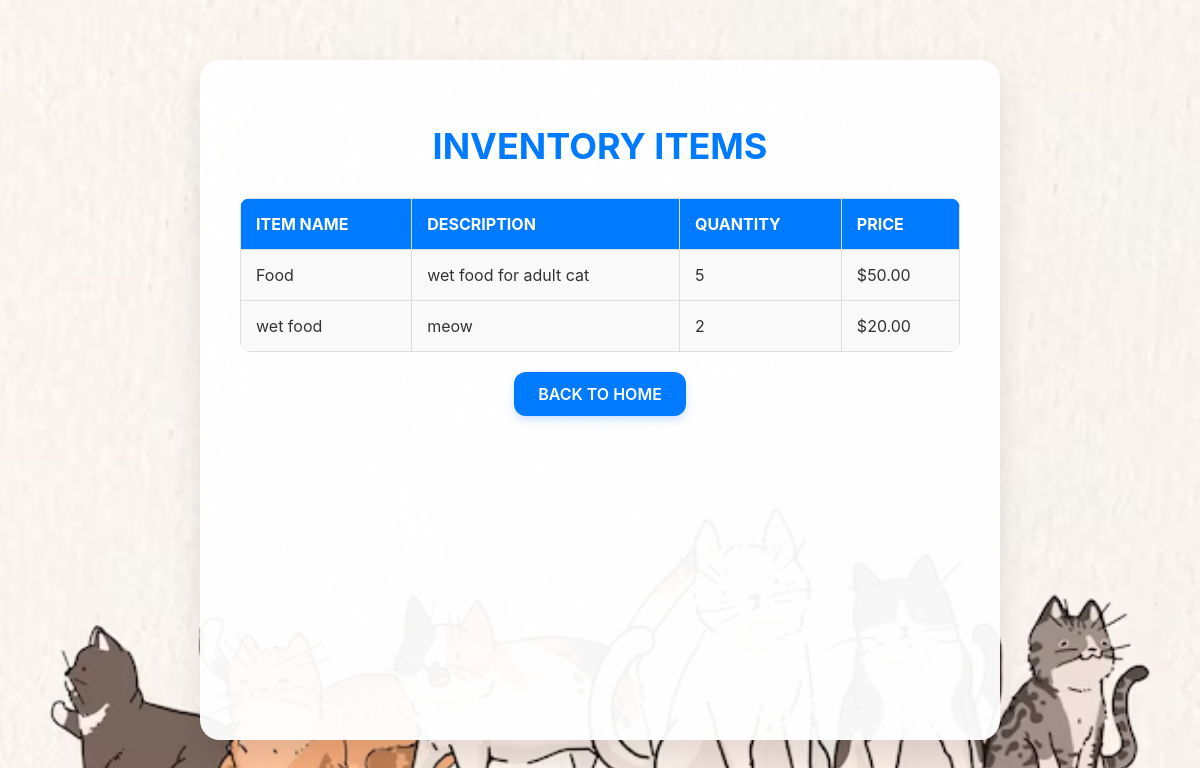
Page /myPage/inventory/ on the committed database.
### catshelter/models.py (models this page shows, shortened)
class Inventory(models.Model):
    item_name = models.CharField(max_length=100)
    description = models.TextField()
    quantity = models.PositiveIntegerField()
    price = models.DecimalField(max_digits=10, decimal_places=2)

### catshelter/views.py (the view)
# urls.py: path('inventory/', views.inventory_view, name='inventory'),
def inventory_view(request):
    inventory_items = Inventory.objects.all()
    return render(request, 'inventory.html', {'inventory_items': inventory_items})

### catshelter/templates/inventory.html (shortened to what this page needs)
{% load static %}
<!DOCTYPE html>
<html lang="en">
<head>
</head>
<body>
    <div class="container">
        <h1>Inventory Items</h1>
        <table>
            <thead>
                <tr>
                    <th>Item Name</th>
                    <th>Description</th>
                    <th>Quantity</th>
                    <th>Price</th>
                </tr>
            </thead>
            <tbody>
                {% for item in inventory_items %}
                <tr>
                    <td>{{ item.item_name }}</td>
                    <td>{{ item.description }}</td>
                    <td>{{ item.quantity }}</td>
                    <td>${{ item.price }}</td>
                </tr>
                {% empty %}
                <tr>
                    <td colspan="4">No items available.</td>
                </tr>
                {% endfor %}
            </tbody>
        </table>
        <a href="{% url 'homepage' %}" class="button-link">Back to Home</a>
    </div>
</body>
</html>

### rows in the picture
Inventory: item_name "Food", description "wet food for adult cat", quantity "5", price "50.00"
Inventory: item_name "wet food", description "meow", quantity "2", price "20.00"
